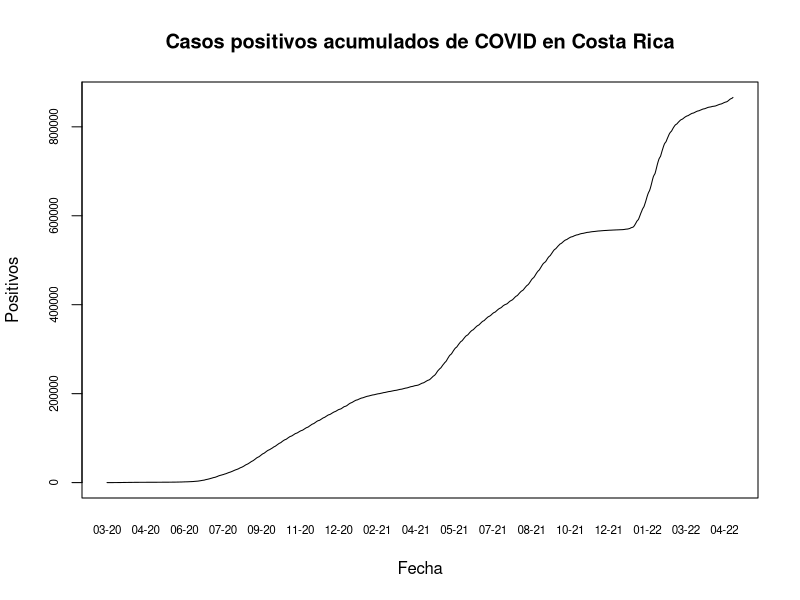
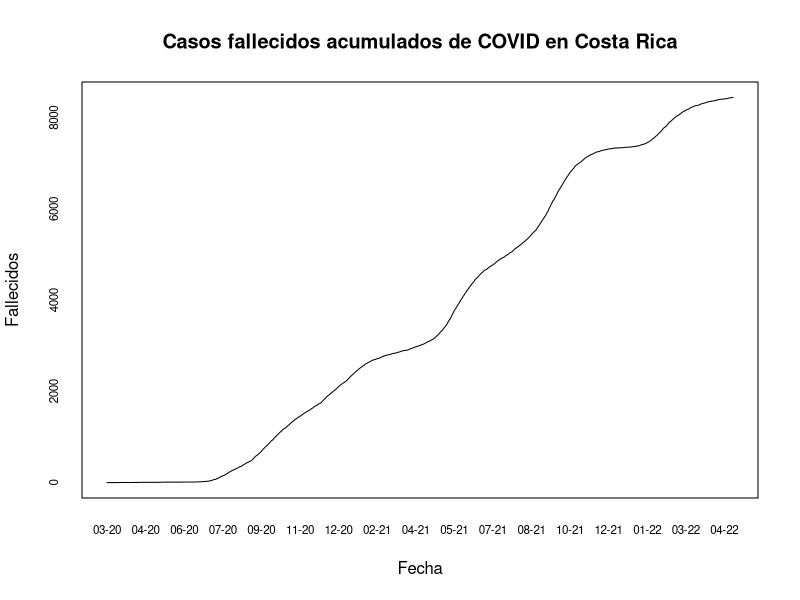
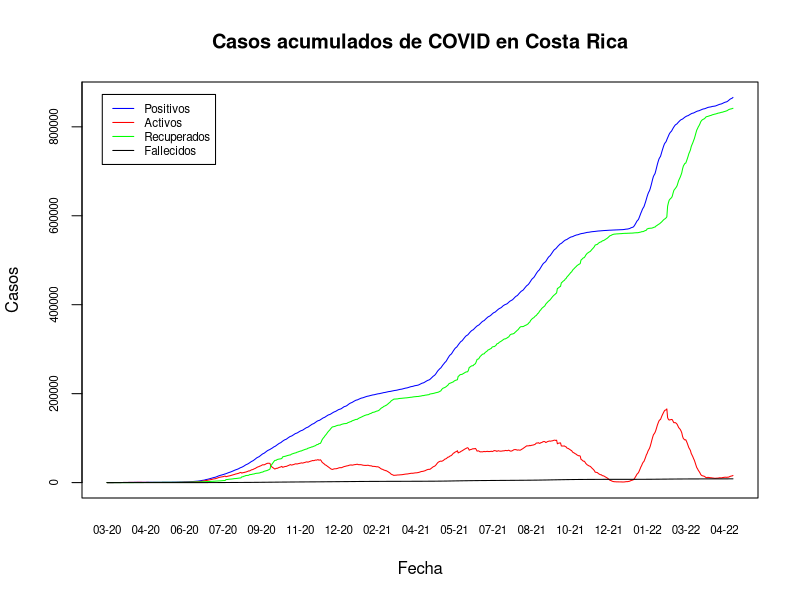

These charts were generated, in order, by the following R code:
## ---- chunk 1
knitr::opts_chunk$set(echo = TRUE)
## ---- chunk 2
covid <- read.csv(file="05_10_22_CSV_GENERAL.csv", sep = ";")
## ---- chunk 3
options(scipen = 7)
## ---- chunk 4
covid$FECHA <- as.Date(covid$FECHA, format = "%d/%m/%Y")
## ---- chunk 5
plot(
  covid$FECHA,
  covid$positivos,
  type = "l",
  xaxt = "n",
  yaxt = "n",
  main = "Casos positivos acumulados de COVID en Costa Rica",
  xlab = "Fecha",
  ylab = "Positivos"
)

# Formato del eje X
axis(side = 1,
     covid$FECHA,
     tick = FALSE,
     format(covid$FECHA, "%m-%y"),
     cex.axis = .7)

# Formato del eje Y
axis(
  side = 2,
  covid$positivos,
  labels = TRUE,  
  at = seq(0, 1000000, by = 200000),
  cex.axis = .7
)
## ---- chunk 6
plot(
  covid$FECHA,
  covid$fallecidos,
  type = "l",
  xaxt = "n",
  yaxt = "n",
  main = "Casos fallecidos acumulados de COVID en Costa Rica",
  xlab = "Fecha",
  ylab = "Fallecidos"
)

# Formato del eje X
axis(side = 1,
     covid$FECHA,
     tick = FALSE,
     format(covid$FECHA, "%m-%y"),
     cex.axis = .7)

# Formato del eje Y
axis(
  side = 2,
  covid$fallecidos,
  labels = TRUE,  
  at = seq(0, 10000, by = 2000),
  cex.axis = .7
)
## ---- chunk 7
plot(
  covid$FECHA,
  covid$positivos,
  type = "l",
  xaxt = "n",
  yaxt = "n",
  main = "Casos acumulados de COVID en Costa Rica",
  xlab = "Fecha",
  ylab = "Casos",
  col = "blue"
)
# Casos Activos
lines(covid$FECHA, covid$activos, col="red")
# Casos Recuperados
lines(covid$FECHA, covid$RECUPERADOS, col="green")
# Casos Fallecidos
lines(covid$FECHA, covid$fallecidos, col="black")



legend(
  x = "topleft",
  inset = 0.03,
  legend = c("Positivos", "Activos", "Recuperados", "Fallecidos"),
  col = c("blue", "red", "green", "black"),
  lty = 1,
  cex = 0.7)

axis(side = 1,
     covid$FECHA,
     tick = FALSE,
     format(covid$FECHA, "%m-%y"),
     cex.axis = .7)
# Formato de x
axis(
  side = 2,
  covid$positivos,
  labels = TRUE,  
  at = seq(0, 1000000, by = 200000),
  cex.axis = .7
)
